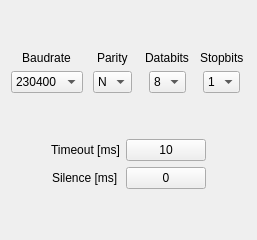
     <widget class="QWidget" name="SERIAL_PORT_3">
      <attribute name="title">
       <string>SERIAL PORT 3</string>
      </attribute>
      <layout class="QVBoxLayout" name="verticalLayout_5">
       <item>
        <layout class="QGridLayout" name="gridLayout_8">
         <item row="1" column="0" alignment="Qt::AlignHCenter">
          <widget class="QLabel" name="label_Baudrate_SERIAL_PORT_3">
           <property name="sizePolicy">
            <sizepolicy hsizetype="Fixed" vsizetype="Fixed">
             <horstretch>0</horstretch>
             <verstretch>0</verstretch>
            </sizepolicy>
           </property>
           <property name="text">
            <string>Baudrate</string>
           </property>
           <property name="alignment">
            <set>Qt::AlignCenter</set>
           </property>
          </widget>
         </item>
         <item row="2" column="0" alignment="Qt::AlignHCenter">
          <widget class="QComboBox" name="comboBox_Baudrate_SERIAL_PORT_3">
           <property name="sizePolicy">
            <sizepolicy hsizetype="Fixed" vsizetype="Fixed">
             <horstretch>0</horstretch>
             <verstretch>0</verstretch>
            </sizepolicy>
           </property>
           <property name="focusPolicy">
            <enum>Qt::NoFocus</enum>
           </property>
           <property name="currentIndex">
            <number>5</number>
           </property>
           <item>
            <property name="text">
             <string>9600</string>
            </property>
           </item>
           <item>
            <property name="text">
             <string>19200</string>
            </property>
           </item>
           <item>
            <property name="text">
             <string>38400</string>
            </property>
           </item>
           <item>
            <property name="text">
             <string>57600</string>
            </property>
           </item>
           <item>
            <property name="text">
             <string>115200</string>
            </property>
           </item>
           <item>
            <property name="text">
             <string>230400</string>
            </property>
           </item>
          </widget>
         </item>
         <item row="1" column="2" alignment="Qt::AlignHCenter">
          <widget class="QLabel" name="label_Databits_SERIAL_PORT_3">
           <property name="sizePolicy">
            <sizepolicy hsizetype="Fixed" vsizetype="Fixed">
             <horstretch>0</horstretch>
             <verstretch>0</verstretch>
            </sizepolicy>
           </property>
           <property name="text">
            <string>Databits</string>
           </property>
          </widget>
         </item>
         <item row="2" column="1" alignment="Qt::AlignHCenter">
          <widget class="QComboBox" name="comboBox_Parity_SERIAL_PORT_3">
           <property name="sizePolicy">
            <sizepolicy hsizetype="Fixed" vsizetype="Fixed">
             <horstretch>0</horstretch>
             <verstretch>0</verstretch>
            </sizepolicy>
           </property>
           <item>
            <property name="text">
             <string>N</string>
            </property>
           </item>
           <item>
            <property name="text">
             <string>E</string>
            </property>
           </item>
           <item>
            <property name="text">
             <string>O</string>
            </property>
           </item>
          </widget>
         </item>
         <item row="1" column="3" alignment="Qt::AlignHCenter">
          <widget class="QLabel" name="label_Stopbits_SERIAL_PORT_3">
           <property name="sizePolicy">
            <sizepolicy hsizetype="Fixed" vsizetype="Fixed">
             <horstretch>0</horstretch>
             <verstretch>0</verstretch>
            </sizepolicy>
           </property>
           <property name="text">
            <string>Stopbits</string>
           </property>
          </widget>
         </item>
         <item row="2" column="2" alignment="Qt::AlignHCenter">
          <widget class="QComboBox" name="comboBox_Databits_SERIAL_PORT_3">
           <property name="sizePolicy">
            <sizepolicy hsizetype="Fixed" vsizetype="Fixed">
             <horstretch>0</horstretch>
             <verstretch>0</verstretch>
            </sizepolicy>
           </property>
           <property name="currentIndex">
            <number>3</number>
           </property>
           <item>
            <property name="text">
             <string>5</string>
            </property>
           </item>
           <item>
            <property name="text">
             <string>6</string>
            </property>
           </item>
           <item>
            <property name="text">
             <string>7</string>
            </property>
           </item>
           <item>
            <property name="text">
             <string>8</string>
            </property>
           </item>
           <item>
            <property name="text">
             <string>9</string>
            </property>
           </item>
          </widget>
         </item>
         <item row="1" column="1" alignment="Qt::AlignHCenter">
          <widget class="QLabel" name="label_Parity_SERIAL_PORT_3">
           <property name="sizePolicy">
            <sizepolicy hsizetype="Fixed" vsizetype="Fixed">
             <horstretch>0</horstretch>
             <verstretch>0</verstretch>
            </sizepolicy>
           </property>
           <property name="text">
            <string>Parity</string>
           </property>
          </widget>
         </item>
         <item row="2" column="3" alignment="Qt::AlignHCenter">
          <widget class="QComboBox" name="comboBox_Stopbits_SERIAL_PORT_3">
           <property name="sizePolicy">
            <sizepolicy hsizetype="Fixed" vsizetype="Fixed">
             <horstretch>0</horstretch>
             <verstretch>0</verstretch>
            </sizepolicy>
           </property>
           <property name="currentIndex">
            <number>0</number>
           </property>
           <item>
            <property name="text">
             <string>1</string>
            </property>
           </item>
           <item>
            <property name="text">
             <string>2</string>
            </property>
           </item>
          </widget>
         </item>
         <item row="3" column="0">
          <spacer name="verticalSpacer_13">
           <property name="orientation">
            <enum>Qt::Vertical</enum>
           </property>
           <property name="sizeHint" stdset="0">
            <size>
             <width>20</width>
             <height>40</height>
            </size>
           </property>
          </spacer>
         </item>
         <item row="0" column="0">
          <spacer name="verticalSpacer_14">
           <property name="orientation">
            <enum>Qt::Vertical</enum>
           </property>
           <property name="sizeHint" stdset="0">
            <size>
             <width>20</width>
             <height>40</height>
            </size>
           </property>
          </spacer>
         </item>
        </layout>
       </item>
       <item>
        <layout class="QGridLayout" name="gridLayout_9">
         <item row="0" column="2">
          <widget class="ATCMlabel" name="atcmLabel_Timeout_SERIAL_PORT_3">
           <property name="text">
            <string>10</string>
           </property>
           <property name="toolTip">
            <string/>
           </property>
           <property name="whatsThis">
            <string>ATCMlabel widget</string>
           </property>
           <property name="variable">
            <string/>
           </property>
           <property name="refresh">
            <number>500</number>
           </property>
           <property name="max">
            <string>65535</string>
           </property>
           <property name="min">
            <string>0</string>
           </property>
           <property name="viewStatus">
            <bool>false</bool>
           </property>
           <property name="visibilityVar">
            <string/>
           </property>
           <property name="borderWidth">
            <number>1</number>
           </property>
           <property name="borderRadius">
            <number>0</number>
           </property>
          </widget>
         </item>
         <item row="0" column="1" alignment="Qt::AlignHCenter">
          <widget class="QLabel" name="label_Timeout_SERIAL_PORT_3">
           <property name="text">
            <string>Timeout [ms]</string>
           </property>
          </widget>
         </item>
         <item row="1" column="1" alignment="Qt::AlignHCenter">
          <widget class="QLabel" name="label_Silence_SERIAL_PORT_3">
           <property name="text">
            <string>Silence [ms]</string>
           </property>
          </widget>
         </item>
         <item row="1" column="2">
          <widget class="ATCMlabel" name="atcmLabel_Silence_SERIAL_PORT_3">
           <property name="text">
            <string>0</string>
           </property>
           <property name="toolTip">
            <string/>
           </property>
           <property name="whatsThis">
            <string>ATCMlabel widget</string>
           </property>
           <property name="variable">
            <string/>
           </property>
           <property name="refresh">
            <number>500</number>
           </property>
           <property name="max">
            <string>65535</string>
           </property>
           <property name="min">
            <string>0</string>
           </property>
           <property name="viewStatus">
            <bool>false</bool>
           </property>
           <property name="visibilityVar">
            <string/>
           </property>
           <property name="borderWidth">
            <number>1</number>
           </property>
           <property name="borderRadius">
            <number>0</number>
           </property>
          </widget>
         </item>
         <item row="2" column="1">
          <spacer name="verticalSpacer_15">
           <property name="orientation">
            <enum>Qt::Vertical</enum>
           </property>
           <property name="sizeHint" stdset="0">
            <size>
             <width>20</width>
             <height>40</height>
            </size>
           </property>
          </spacer>
         </item>
         <item row="1" column="0">
          <spacer name="horizontalSpacer_7">
           <property name="orientation">
            <enum>Qt::Horizontal</enum>
           </property>
           <property name="sizeHint" stdset="0">
            <size>
             <width>40</width>
             <height>20</height>
            </size>
           </property>
          </spacer>
         </item>
         <item row="1" column="3">
          <spacer name="horizontalSpacer_8">
           <property name="orientation">
            <enum>Qt::Horizontal</enum>
           </property>
           <property name="sizeHint" stdset="0">
            <size>
             <width>40</width>
             <height>20</height>
            </size>
           </property>
          </spacer>
         </item>
        </layout>
       </item>
      </layout>
     </widget>
